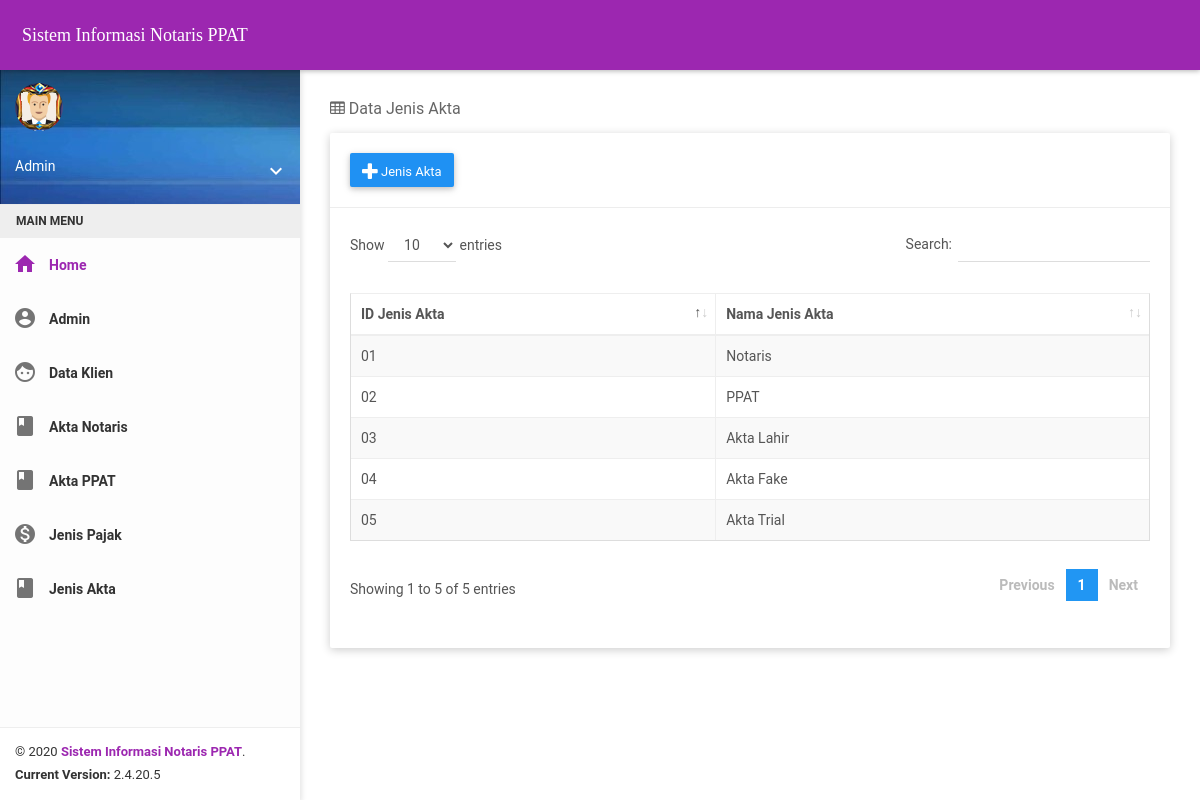
/Notaris2/index.php?pg=t_jenis_akta (signed in), run on the app's committed database.
### tables this page shows
CREATE TABLE `jenis_akta` (
  `id_jenis_akta` varchar(5) NOT NULL,
  `nama_jenis` varchar(20) DEFAULT NULL
);

### Notaris2/_partials/t_jenis_akta.php (the view)
<div class="block-header">
	<h2><i class="icon icon-table"></i> Data Jenis Akta</h2>
</div>
<div class="card">
	<div class="header">
		<a href="index.php?pg=i_jenis_akta" class="btn btn-primary"><i class="icon icon-plus"></i> Jenis Akta</a>
	</div>
	<div class="body">
	<table id="example" class="table table-striped table-bordered dt-responsive nowrap"
		style="width:100%">
		<thead>
			<tr>
				<th>ID Jenis Akta</th>
				<th>Nama Jenis Akta</th>
			</tr>
		</thead>
		<tbody>
			<?php
				$query = mysqli_query($koneksi,"select * from jenis_akta");
				while($t = mysqli_fetch_array($query)){
			?>
			<tr>
				<td><?= $t['id_jenis_akta']?></td>
				<td><?= $t['nama_jenis']?></td>
			</tr>
			<?php
				}
			?>
		</tbody>
	</table>
</div>
</div>

### Notaris2/index.php (shortened to what this page needs)
<!DOCTYPE html>
<html>
	<head>
		<link href="assets/bootstrap/css/bootstrap.min.css" rel="stylesheet" />
		<link href="assets/node-waves/waves.min.css" rel="stylesheet" />
		<link href="assets/css/style.css" rel="stylesheet" />
		<link href="assets/css/all-themes.min.css" rel="stylesheet" />
		<link href="assets/css/font-awesome.css" rel="stylesheet" />
		<link href="assets/jquery-datatable/dataTables.bootstrap4.min.css" rel="stylesheet" />
		<link href="assets/jquery-datatable/responsive.bootstrap4.min.css" rel="stylesheet" />
	</head>
	<body class="theme-purple">
		<nav class="navbar">
			<div class="container-fluid">
				<div class="navbar-header">
					<a class="navbar-brand" href="index.php"><font face="candara">Sistem Informasi Notaris PPAT</font></a>
				</div>
			</div>
		</nav>
		<section>
			<aside id="leftsidebar" class="sidebar">
				<div class="user-info">
					<div class="image">
						<img src="assets/img/user.png" width="48" height="48" alt="User" />
					</div>
					<div class="info-container">
						<div class="name" data-toggle="dropdown" aria-haspopup="true" aria-expanded="false"><a href="#"><?= $_SESSION['user']?></a>
						</div>
						<div class="btn-group user-helper-dropdown">
                            <i class="material-icons" data-toggle="dropdown" aria-haspopup="true" aria-expanded="true">keyboard_arrow_down</i>
						</div>
					</div>
				</div>
				<div class="menu">
					<ul class="list">
						<li class="header">MAIN MENU</li>
						<li class="active">
							<a href="index.php">
								<i class="material-icons">home</i>
								<span>Home</span>
							</a>
						</li>
						<li><a href="?pg=t_admin"><i class="material-icons">account_circle</i><span>Admin</span></a></li>
						<li><a href="?pg=t_klien"><i class="material-icons">face</i><span>Data Klien</span></a></li>
						<li><a href="?pg=t_notaris"><i class="material-icons">book</i><span>Akta Notaris</span></a></li>
						<li><a href="?pg=t_ppat"><i class="material-icons">book</i><span>Akta PPAT</span></a></li>
						<li><a href="?pg=t_jenis_pajak"><i class="material-icons">monetization_on</i><span>Jenis Pajak</span></a></li>
						<li><a href="?pg=t_jenis_akta"><i class="material-icons">book</i><span>Jenis Akta</span></a></li>
					</ul>
				</div>
				<div class="legal">
					<div class="copyright">
						&copy; 2020 <a href="javascript:void(0);">Sistem Informasi Notaris PPAT</a>.
					</div>
					<div class="version">
						<b>Current Version: </b> 2.4.20.5
					</div>
				</div>
			</aside>
		</section>
		<section class="content">
			<div class="container-fluid">
				<div ng-view>
					<?php
						if(isset($_GET["pg"])){
							include_once("_partials/".$_GET["pg"].".php");
					} ?>
				</div>
			</div>
		</section>
	</body>
</html>

### data on the page
jenis_akta: id_jenis_akta "01", nama_jenis "Notaris"
jenis_akta: id_jenis_akta "02", nama_jenis "PPAT"
jenis_akta: id_jenis_akta "03", nama_jenis "Akta Lahir"
jenis_akta: id_jenis_akta "04", nama_jenis "Akta Fake"
jenis_akta: id_jenis_akta "05", nama_jenis "Akta Trial"

### other printed values
$_SESSION['user'] "Admin"
